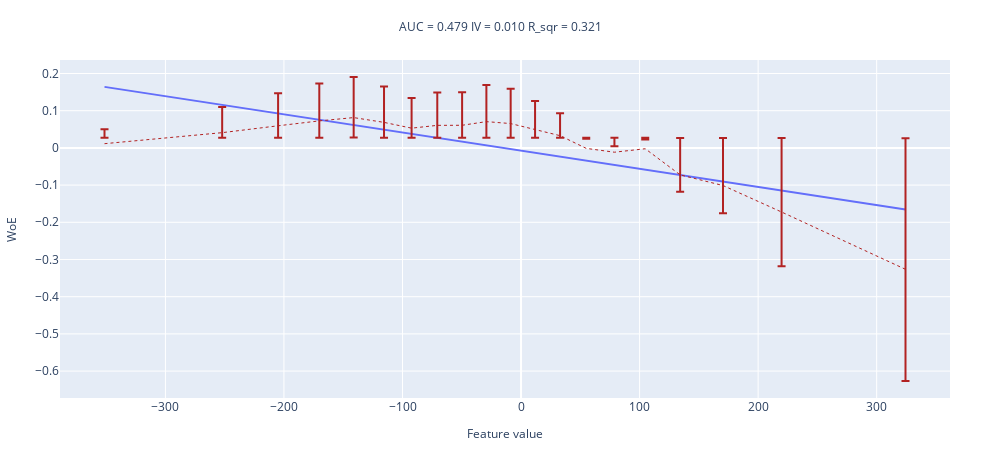

Notebook cell for this chart:
### Markdown cell above
### линераизация feature_164

### Code cell
woe_line(df_for_logreg["feature_164"].values, df_for_logreg["target"].values, N_BUCKETS)

### Figure 1 — Plotly figure (JSON) as saved in the notebook; plotly's stock layout.template omitted (floating-point values rounded to 4 significant figures)
{"data": [{"mode": "lines", "name": "interpolation_line", "showlegend": false, "type": "scatter", "x": [-351.4, -252.1, -204.9, -170.2, -141.2, -115.6, -92.33, -70.66, -49.71, -29.23, -8.747, 11.83, 32.92, 55.0, 78.78, 104.8, 134.2, 170.4, 219.8, 324.3], "y": [0.1641, 0.1157, 0.09265, 0.07569, 0.06155, 0.04907, 0.03772, 0.02715, 0.01694, 0.006948, -0.003041, -0.01308, -0.02336, -0.03413, -0.04573, -0.0584, -0.07277, -0.0904, -0.1145, -0.1655]}, {"error_y": {"array": [0.03887, 0.0687, 0.08727, 0.1005, 0.1094, 0.09651, 0.08086, 0.08847, 0.08867, 0.09852, 0.09329, 0.07687, 0.06056, 0.02615, 0.01583, 0.02518, -0.04539, -0.07424, -0.1458, -0.3005], "arrayminus": [-0.01588, 0.01359, 0.03194, 0.04504, 0.05382, 0.04106, 0.02561, 0.03312, 0.03332, 0.04305, 0.03788, 0.02166, 0.005554, -0.02846, -0.03867, -0.02942, -0.09923, -0.1278, -0.1987, -0.3521], "symmetric": false, "type": "data"}, "line": {"color": "firebrick", "dash": "dot", "width": 1}, "name": "WoE", "showlegend": false, "type": "scatter", "x": [-351.4, -252.1, -204.9, -170.2, -141.2, -115.6, -92.33, -70.66, -49.71, -29.23, -8.747, 11.83, 32.92, 55.0, 78.78, 104.8, 134.2, 170.4, 219.8, 324.3], "y": [0.01134, 0.04098, 0.05943, 0.07262, 0.08145, 0.06861, 0.05307, 0.06063, 0.06083, 0.07061, 0.06542, 0.0491, 0.03289, -0.00131, -0.01157, -0.00228, -0.07245, -0.1011, -0.1724, -0.3264]}], "layout": {"height": 450, "margin": {"b": 50, "l": 50, "r": 50, "t": 60}, "title": {"font": {"size": 12}, "text": "AUC = 0.479 IV = 0.010 R_sqr = 0.321 ", "x": 0.5, "xanchor": "center", "y": 0.95, "yanchor": "top"}, "width": 1000, "xaxis": {"title": {"font": {"size": 12}, "text": "Feature value"}}, "yaxis": {"title": {"font": {"size": 12}, "text": "WoE"}}}}
